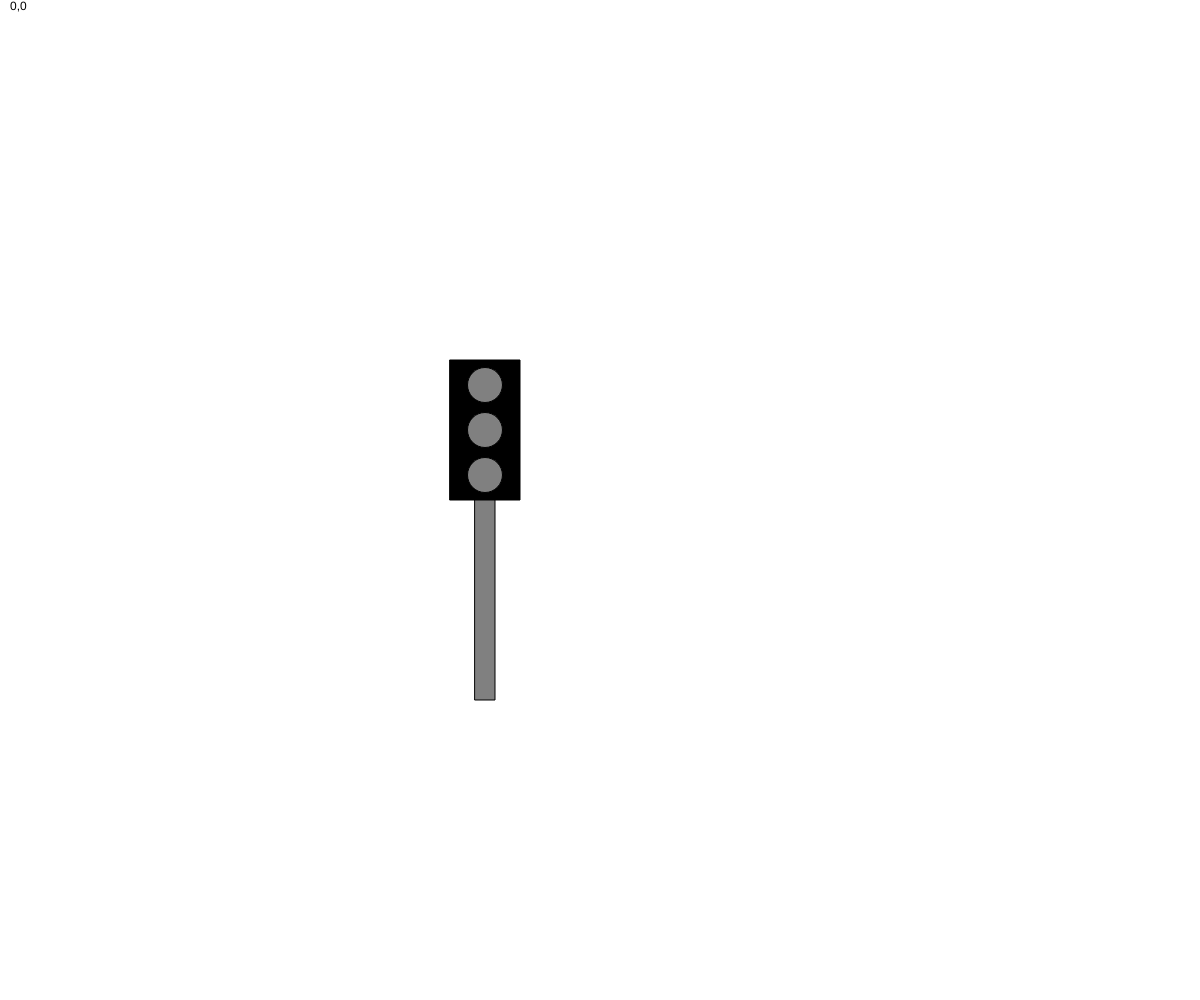
Frame 1 (no input)
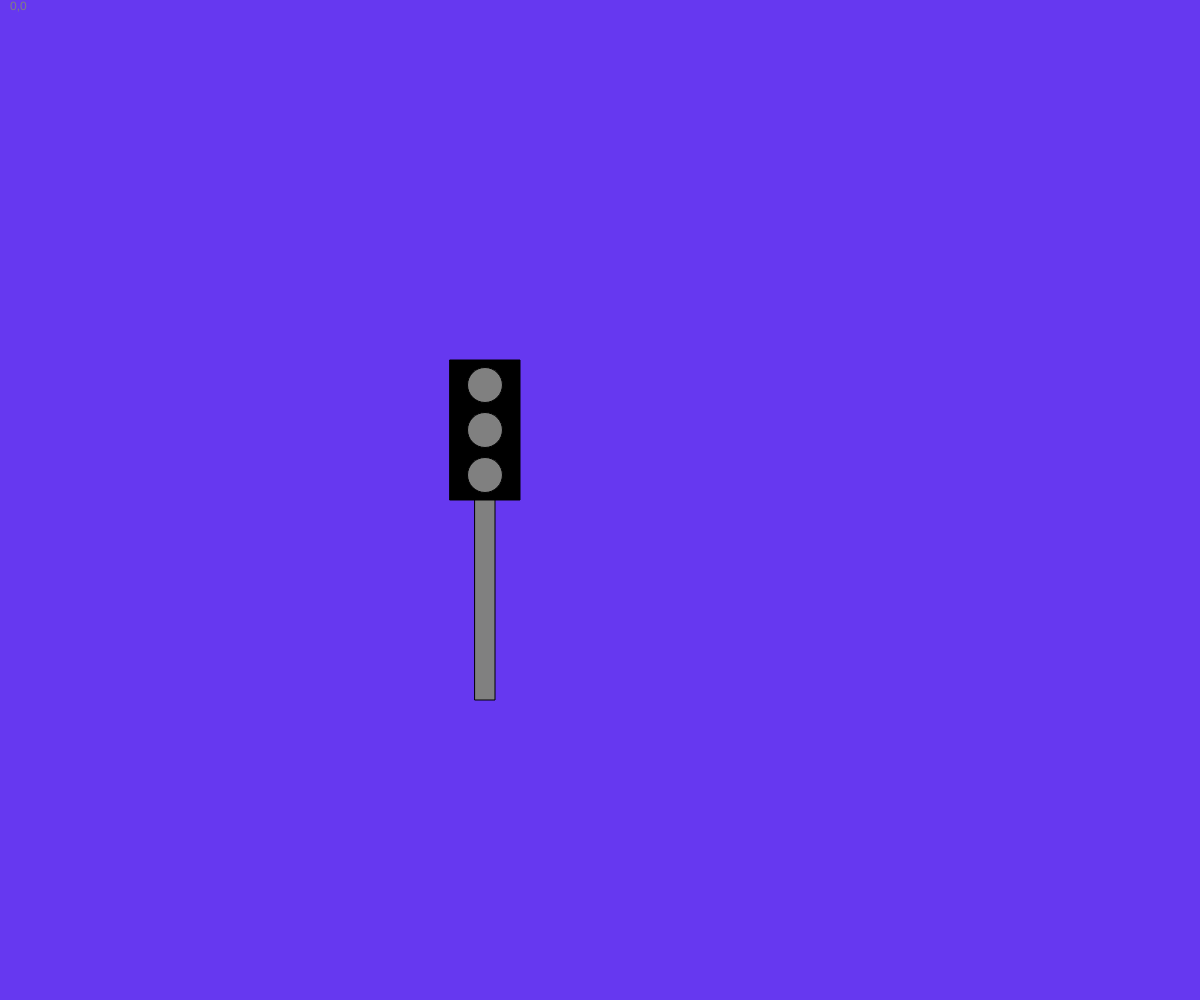
Frame 60 (no input)
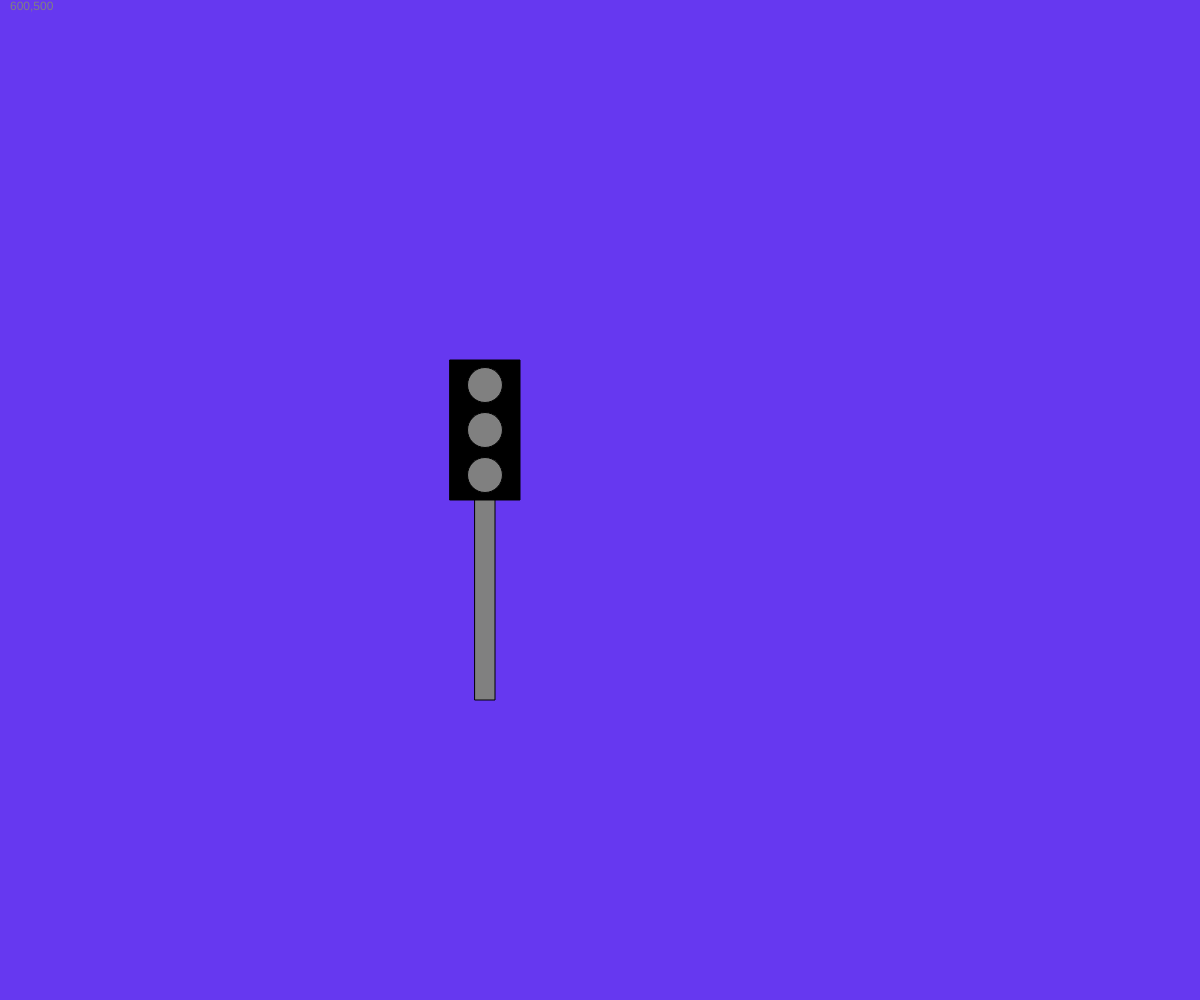
Frame 120 (the mouse pressed at the canvas centre since frame 60)

The p5.js sketch that drew these frames (run headless with seeded random() and noise() and a simulated clock; from frame 60 on, the mouse is pressed at the canvas centre):

// p5.js sketch
// ── sketch.js
var bgColor = 'white';

function setup() {
  createCanvas(windowWidth, windowHeight);
}

function draw() {
  background(bgColor);
  text(mouseX + ","+ mouseY, 10 ,10);
	fill('black');
  rect(450,360,70,140);
	fill('grey');
	rect(475,500,20,200);
	ellipse(485,475,35,35);
	ellipse(485,430,35,35);
	ellipse(485,385,35,35);
    // fill(bgColor);
    // ellipse(250,250,mouseY,mouseY)
  if (mouseX < 4 * windowWidth / 5) {
    bgColor = '#6638F0';
  } else if (mouseX < 3 * windowWidth / 5) {
    bgColor = '#890424';
  } else if (mouseX < 2 * windowWidth / 5) {
    bgColor = '#20C8B6';
  } else if (mouseX < windowWidth / 5) {
    bgColor = '#82BCFB';
  } else {
    bgColor = '#E12874';
  }
}
